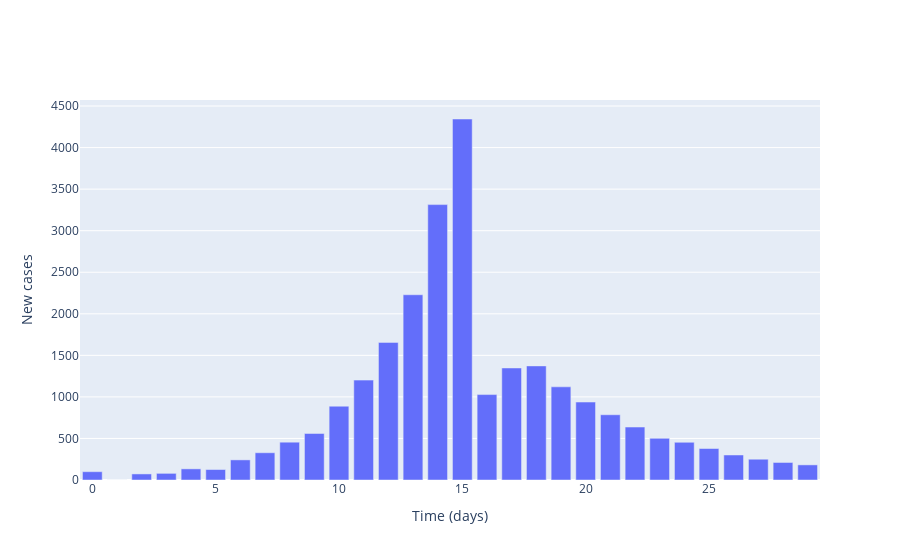

Notebook source saved alongside this figure:
### Markdown cell above
## Plot local incidence numbers

### Code cell
# Plot (bar chart cases each day)
fig = go.Figure()

# Plot of incidences
fig.add_trace(
    go.Bar(
        x=times,
        y=cases,
        name='Incidences'
    )
)

# Add axis labels
fig.update_layout(
    xaxis_title='Time (days)',
    yaxis_title='New cases'
)

fig.show()

### Figure 1 — Plotly figure (JSON) as saved in the notebook; plotly's stock layout.template omitted (floating-point values rounded to 4 significant figures)
{"data": [{"name": "Incidences", "type": "bar", "x": [0, 1, 2, 3, 4, 5, 6, 7, 8, 9, 10, 11, 12, 13, 14, 15, 16, 17, 18, 19, 20, 21, 22, 23, 24, 25, 26, 27, 28, 29], "y": [100, 0, 73, 80, 134, 126, 242, 328, 455, 560, 888, 1202, 1656, 2229, 3314, 4344, 1028, 1348, 1373, 1121, 938, 785, 637, 502, 454, 379, 301, 250, 211, 182]}], "layout": {"xaxis": {"title": {"text": "Time (days)"}}, "yaxis": {"title": {"text": "New cases"}}}}
